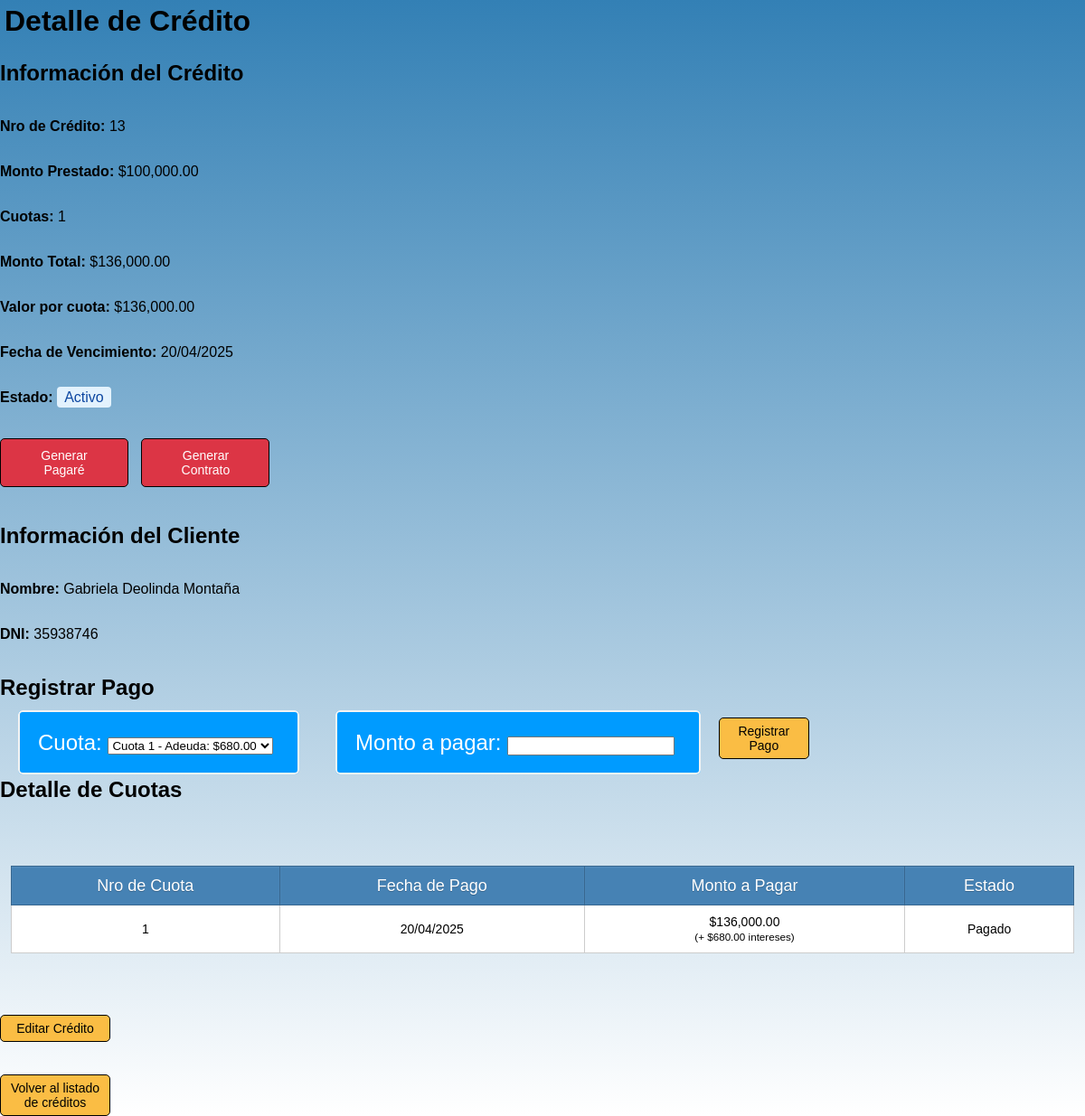
Page /src/modules/creditos/detalle_credito.php?id=13 on the committed database.
### tables this page shows
CREATE TABLE `creditos` (
  `id` int(10) UNSIGNED NOT NULL,
  `cliente_id` int(10) UNSIGNED NOT NULL,
  `monto` decimal(10,2) NOT NULL,
  `monto_total` decimal(10,2) NOT NULL,
  `monto_cuota` decimal(10,2) NOT NULL,
  `cuotas` int(10) NOT NULL,
  `fecha_inicio` date NOT NULL,
  `fecha_vencimiento` date NOT NULL,
  `estado` enum('Activo','Vencido','Pagado') NOT NULL,
  `frecuencia` enum('mensual','quincenal','semanal') NOT NULL
);

CREATE TABLE `clientes` (
  `id_cliente` int(10) UNSIGNED NOT NULL,
  `nombre` text NOT NULL,
  `apellido` text NOT NULL,
  `dni` varchar(20) NOT NULL,
  `domicilio` varchar(100) NOT NULL,
  `telefono` varchar(20) NOT NULL,
  `estado` enum('Activo','Deudor','Inactivo') NOT NULL
);

### src/modules/creditos/detalle_credito.php (the view, shortened to what this page needs)
<?php
require_once '../../config/database.php';
$credito_id = intval($_GET['id']);
$query = "SELECT c.id, c.cliente_id, c.monto, c.cuotas, c.fecha_inicio, c.fecha_vencimiento, c.estado, c.frecuencia, c.monto_total, c.monto_cuota,
                 cl.nombre, cl.apellido, cl.dni, cl.domicilio, cl.telefono
          FROM creditos c
          INNER JOIN clientes cl ON c.cliente_id = cl.id_cliente
          WHERE c.id = ?";
$stmt = $conn->prepare($query);
$stmt->bind_param("i", $credito_id);
$stmt->execute();
$result = $stmt->get_result();
$credito = $result->fetch_assoc();
$pagos_query = "SELECT *, SUM(monto_pagado) AS total_pagado
                FROM pagos
                WHERE id_credito = ?
                GROUP BY nro_cuota";
$stmt_pagos = $conn->prepare($pagos_query);
$stmt_pagos->bind_param("i", $credito_id);
$stmt_pagos->execute();
$pagos_result = $stmt_pagos->get_result();
$pagos = [];
while ($pago = $pagos_result->fetch_assoc()) {
    $pagos[] = $pago;
}
function calcularFechasPago($fechaInicio, $cuotas, $frecuencia)
{
    $fechas = [];
    $fechaActual = $fechaInicio;
    for ($i = 0; $i < $cuotas; $i++) {
        $fechas[] = $fechaActual;
        switch ($frecuencia) {
            case 'mensual':
                $fechaActual = date('Y-m-d', strtotime($fechaActual . ' +1 month'));
                break;
        }
    }
    return $fechas;
}
$fechasPago = calcularFechasPago($credito['fecha_inicio'], $credito['cuotas'], $credito['frecuencia']);
function formatearFecha($fecha)
{
    return date('d/m/Y', strtotime($fecha));
}
$cuotas_con_deuda = [];
foreach ($fechasPago as $i => $fechaVencimiento) {
    $nro_cuota = $i + 1;
    $pagos_cuota = array_filter($pagos, function($p) use ($nro_cuota) {
        return $p['nro_cuota'] == $nro_cuota;
    });
    $total_pagado = array_sum(array_column($pagos_cuota, 'monto_pagado'));
    $monto_cuota = $credito['monto_cuota'];
    $fecha_vencimiento = new DateTime($fechaVencimiento);
    $hoy = new DateTime();
    $dias_retraso = $hoy > $fecha_vencimiento ? $hoy->diff($fecha_vencimiento)->days : 0;
    $intereses = $monto_cuota * 0.005 * $dias_retraso;
    $total_adeudado = $monto_cuota + $intereses - $total_pagado;
    $cuotas_con_deuda[] = [
        'nro' => $nro_cuota,
        'adeudado' => max($total_adeudado, 0),
        'dias_retraso' => $dias_retraso,
        'pagado' => $total_pagado
    ];
}
?>
<!DOCTYPE html>
<html lang="es">
<head>
    <link rel="stylesheet" href="../../../style/style.css">
</head>
<body>
    <h1>Detalle de Crédito</h1>
    <h2>Información del Crédito</h2>
    <p><strong>Nro de Crédito:</strong> <?php echo $credito['id']; ?></p>
    <p><strong>Monto Prestado:</strong> $<?php echo number_format($credito['monto'], 2); ?></p>
    <p><strong>Cuotas:</strong> <?php echo $credito['cuotas']; ?></p>
    <p><strong>Monto Total:</strong> $<?php echo number_format($credito['monto_total'], 2); ?></p>
    <p><strong>Valor por cuota:</strong> $<?php echo number_format($credito['monto_cuota'], 2); ?></p>
    <p><strong>Fecha de Vencimiento:</strong> <?php echo formatearFecha($credito['fecha_vencimiento']); ?></p>
    <p><strong>Estado:</strong>
<?php
$estado_real = $credito['estado'];
$clase_estado = '';
switch ($estado_real) {
    case 'Activo':
        $clase_estado = 'estado-activo';
        break;
}
?>
<span class="<?php echo $clase_estado; ?>"><?php echo $estado_real; ?></span>
</p>
    <div style="margin: 20px 0;">
        <a href="generar_documentos.php?tipo=pagare&cliente=<?= urlencode($credito['nombre'] . ' ' . $credito['apellido']) ?>&dni=<?= $credito['dni'] ?>&domicilio=<?= urlencode($credito['domicilio']) ?>&telefono=<?= $credito['telefono'] ?>&monto=<?= $credito['monto'] ?>&cuotas=<?= $credito['cuotas'] ?>&fecha=<?= $credito['fecha_inicio'] ?>&monto_total=<?= $credito['monto_total'] ?>&monto_cuota=<?= $credito['monto_cuota'] ?>&frecuencia=<?= $credito['frecuencia'] ?>"
            class="btn-pdf"
            target="_blank">
            Generar Pagaré
        </a>
        <a href="generar_documentos.php?tipo=contrato&cliente=<?= urlencode($credito['nombre'] . ' ' . $credito['apellido']) ?>&dni=<?= $credito['dni'] ?>&domicilio=<?= urlencode($credito['domicilio']) ?>&telefono=<?= $credito['telefono'] ?>&monto=<?= $credito['monto'] ?>&cuotas=<?= $credito['cuotas'] ?>&fecha_inicio=<?= $credito['fecha_inicio'] ?>&frecuencia=<?= $credito['frecuencia'] ?>&monto_total=<?= $credito['monto_total'] ?>&monto_cuota=<?= $credito['monto_cuota'] ?>" class="btn-pdf"
            target="_blank">
            Generar Contrato
        </a>
    </div>
    <h2>Información del Cliente</h2>
    <p><strong>Nombre:</strong> <?php echo $credito['nombre'] . ' ' . $credito['apellido']; ?></p>
    <p><strong>DNI:</strong> <?php echo $credito['dni']; ?></p>
<h2>Registrar Pago</h2>
<form action="registrar_pago.php" method="POST">
    <label>Cuota:
        <select name="nro_cuota" required>
            <?php foreach ($cuotas_con_deuda as $cuota): ?>
                <?php if ($cuota['adeudado'] > 0): ?>
                    <option value="<?= $cuota['nro'] ?>">
                        Cuota <?= $cuota['nro'] ?> - Adeuda: $<?= number_format($cuota['adeudado'], 2) ?>
                    </option>
                <?php endif; ?>
            <?php endforeach; ?>
        </select>
    </label>
    <label>Monto a pagar:
        <input type="number" name="monto" step="0.01" required>
    </label>
    <button type="submit">Registrar Pago</button>
</form>
  <h2>Detalle de Cuotas</h2>
<table border="1">
<th>Nro de Cuota</th>
                <th>Fecha de Pago</th>
                <th>Monto a Pagar</th>
                <th>Estado</th>
    <tbody>
        <?php foreach ($cuotas_con_deuda as $cuota): ?>
            <tr>
                <td><?= $cuota['nro'] ?></td>
                <td><?= formatearFecha($fechasPago[$cuota['nro']-1]) ?></td>
                <td>
                    $<?= number_format($credito['monto_cuota'], 2) ?>
                    <?php if ($cuota['dias_retraso'] > 0): ?>
                        <br><small>(+ $<?= number_format($credito['monto_cuota'] * 0.005 * $cuota['dias_retraso'], 2) ?> intereses)</small>
                    <?php endif; ?>
                </td>
                <td>
                    <?php if ($cuota['pagado'] >= $credito['monto_cuota']): ?>
                        Pagado
                    <?php else: ?>
                        Adeuda: $<?= number_format($cuota['adeudado'], 2) ?>
                    <?php endif; ?>
                </td>
            </tr>
        <?php endforeach; ?>
    </tbody>
</table>
    <br>
    <a href="editar_credito.php?id=<?php echo $credito['id']; ?>">Editar Crédito</a><br><br>
    <a href="index_creditos.php">Volver al listado de créditos</a>
</body>
</html>

### style/style.css (style rules this page uses)
body { background: linear-gradient(to bottom, #3380B5, white); font-family: sans-serif; margin: 0; padding: 0; height: 100%; width: 100%; display: flex; flex-direction: column; }
table { text-align: center; width: 98%; border-collapse: collapse; border: 1px solid black; margin: 50px auto; background: white; }
th { background: steelblue; height: 40px; font-weight: lighter; text-shadow: 0 1px 0 #38678f; color: white; border: 1px solid #38678f; box-shadow: inset 0px 1px 2px #568ebd; transition: all 0.2s; font-size: 18px; }
tr { border-bottom: 1px solid #cccccc; width: 100%; }
td { border: 1px solid #cccccc; padding: 10px; transition: all 0.2s; font-size: 14px; }
a, input[type="submit"], button { font-size: 14px; text-align: center; width: 100px; display: inline-block; background-color: #FABD44; padding: 6px 10px; border-radius: 5px; text-decoration: none; color: black; border: 1px solid black; cursor: pointer; }
h1 { font-family: sans-serif; margin: 5px; }
label { width: 250px; background-color: #009BFF; padding: 20px; color: white; font-size: 24px; margin: 20px; font-weight: lighter; border-radius: 5px; border: 2px solid #f3f3f3; }
.btn-pdf { display: inline-block; padding: 10px 20px; background-color: #dc3545; color: white; text-decoration: none; border-radius: 5px; margin-right: 10px; transition: background-color 0.3s; }

### src/modules/creditos/detalle_credito.php (style rules this page uses)
.estado-activo { background-color: #e3f2fd; color: #0d47a1; padding: 3px 8px; border-radius: 4px; }

### rows in the picture
creditos: id "13", monto "100,000.00", cuotas "1", monto_total "136,000.00", monto_cuota "136,000.00", fecha_vencimiento "20/04/2025", estado "Activo", cliente.nombre "Gabriela Deolinda", cliente.apellido "Montaña", cliente.dni "35938746", nro "1", nro "20/04/2025", $credito['monto_cuota']*0.005*$cuota['dias_retraso'] "680.00", shows "Pagado"
